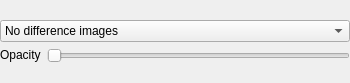
<?xml version="1.0" encoding="UTF-8"?>
<ui version="4.0">
 <class>Form</class>
 <widget class="QWidget" name="Form">
  <property name="geometry">
   <rect>
    <x>0</x>
    <y>0</y>
    <width>350</width>
    <height>83</height>
   </rect>
  </property>
  <property name="sizePolicy">
   <sizepolicy hsizetype="Fixed" vsizetype="Fixed">
    <horstretch>0</horstretch>
    <verstretch>0</verstretch>
   </sizepolicy>
  </property>
  <property name="maximumSize">
   <size>
    <width>371</width>
    <height>16777215</height>
   </size>
  </property>
  <property name="windowTitle">
   <string>Form</string>
  </property>
  <property name="windowOpacity">
   <double>0.900000000000000</double>
  </property>
  <property name="autoFillBackground">
   <bool>false</bool>
  </property>
  <layout class="QVBoxLayout" name="verticalLayout">
   <property name="leftMargin">
    <number>0</number>
   </property>
   <property name="topMargin">
    <number>0</number>
   </property>
   <property name="rightMargin">
    <number>0</number>
   </property>
   <property name="bottomMargin">
    <number>0</number>
   </property>
   <item>
    <layout class="QGridLayout" name="gridLayout">
     <item row="0" column="0" colspan="2">
      <widget class="QComboBox" name="control_image_type_2">
       <item>
        <property name="text">
         <string>No difference images</string>
        </property>
       </item>
       <item>
        <property name="text">
         <string>Running difference</string>
        </property>
       </item>
       <item>
        <property name="text">
         <string>Running difference Ratio</string>
        </property>
       </item>
       <item>
        <property name="text">
         <string>Base difference</string>
        </property>
       </item>
       <item>
        <property name="text">
         <string>Base difference Ratio</string>
        </property>
       </item>
      </widget>
     </item>
     <item row="1" column="0">
      <widget class="QLabel" name="label">
       <property name="sizePolicy">
        <sizepolicy hsizetype="Fixed" vsizetype="Fixed">
         <horstretch>0</horstretch>
         <verstretch>0</verstretch>
        </sizepolicy>
       </property>
       <property name="text">
        <string>Opacity</string>
       </property>
      </widget>
     </item>
     <item row="1" column="1">
      <widget class="QSlider" name="Control_image_opacity">
       <property name="orientation">
        <enum>Qt::Horizontal</enum>
       </property>
      </widget>
     </item>
    </layout>
   </item>
  </layout>
 </widget>
 <resources/>
 <connections/>
</ui>
